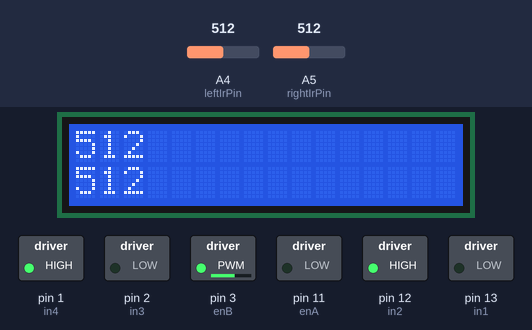
The sketch below on a simulated Arduino Uno, built with avr-gcc and run on an emulated ATmega328P. Shown: 16×2 character LCD, switched loads named in the sketch (green lamp = pin HIGH). The inputs (shaded band) are chosen by the test bench; at power-on: A5 (rightIrPin) = 512, A4 (leftIrPin) = 512.

Above: at 1.2 s.
1.3 s: A5 (rightIrPin) set to 491
At 3.0 s:
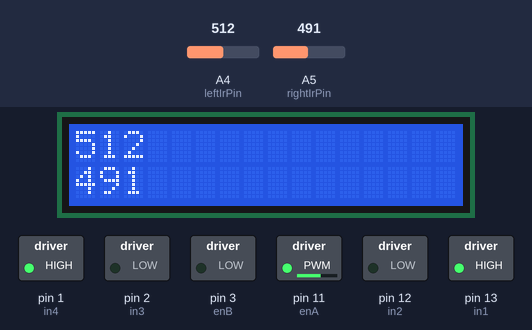
4.3 s: A4 (leftIrPin) set to 490
At 5.1 s:
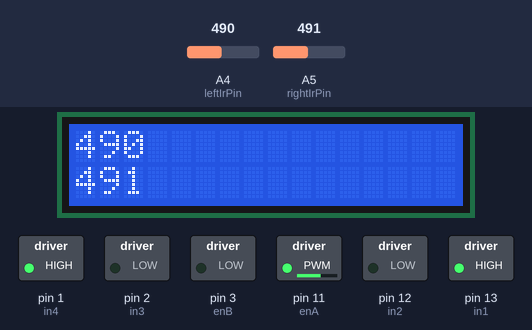
7.3 s: A5 (rightIrPin) set to 510
At 7.8 s:
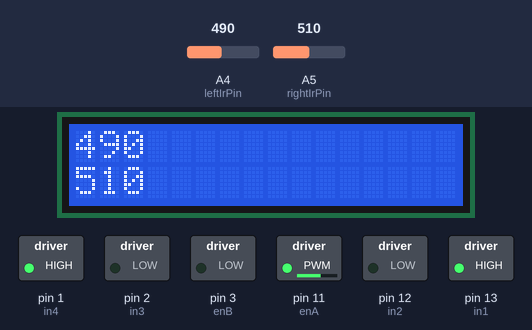
10.3 s: A4 (leftIrPin) set to 510
At 11.8 s:
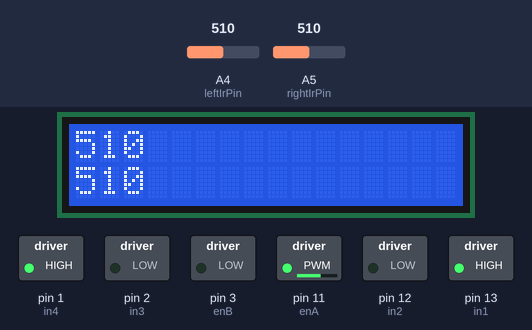
13.3 s: A5 (rightIrPin) set to 490
At 14.6 s:
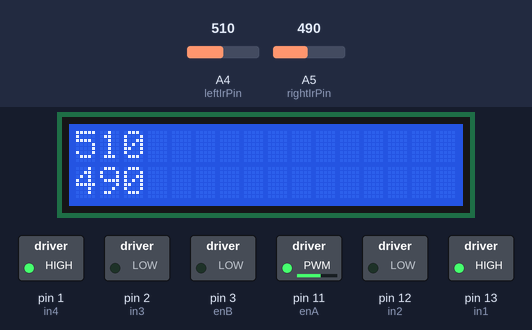
16.3 s: A4 (leftIrPin) set to 442
At 17.3 s:
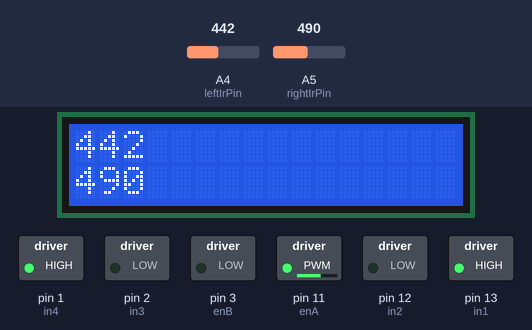
19.3 s: A4 (leftIrPin) set to 414
Timing chart, 0 to 22.3 s (numbered marks = the images above; inputs shaded):
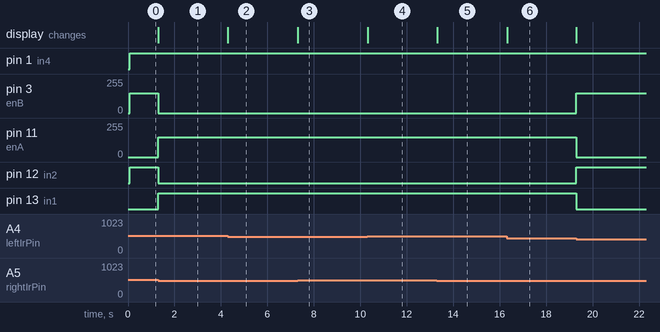

Measured:
- the behaviour switches between 500 and 499 on A5 (rightIrPin) (found by bisection; images 0 and 1)
- after the input at 1.3 s, pin 3 (enB): 150/255 → 0/255 at once; pin 11 (enA): 0/255 → 150/255 at once; pin 12 (in2): HIGH → LOW at once; pin 13 (in1): LOW → HIGH at once; the display: changes at once (image 1)
- after the input at 4.3 s, the display: changes at once (image 2)
- after the input at 7.3 s, the display: changes at once (image 3)
- after the input at 10.3 s, the display: changes at once (image 4)
- after the input at 13.3 s, the display: changes at once (image 5)
- after the input at 16.3 s, the display: changes at once (image 6)
- after the input at 19.3 s, pin 3 (enB): 0/255 → 150/255 at once; pin 11 (enA): 150/255 → 0/255 at once; pin 12 (in2): LOW → HIGH at once; pin 13 (in1): HIGH → LOW at once

The sketch:

Week2_LineFollow.ino
```cpp
#include <LiquidCrystal.h>

#define enA 11  // PWM pin for speed control (left)
#define in1 13  // Input pin 1
#define in2 12  // Input pin 2

#define enB 3  // PWM pin for speed control (right)
#define in3 2  // Input pin 3
#define in4 1  // Input pin 4

const int rightIrPin = A5;  // Right IR sensor on A1 (PC1)
const int leftIrPin = A4;   // Left IR sensor on A2 (PC2)

#define FORWARD 1
#define BACKWARD 0

#define LEFTBLACKTHRES 300
#define LEFTWHITETHRES 700
#define RIGHTBLACKTHRES 500
#define RIGHTWHITETHRES 700

// Initialize the LCD (RS, enable, d4, d5, d6, d7)
LiquidCrystal lcd(8, 9, 4, 5, 6, 7);

unsigned long lastMillis;
int state = 0;

void rotateMotorA(int speed, int direction) {
  speed = constrain(speed, 0, 255);
  analogWrite(enA, speed);
  if (direction == FORWARD) {
    digitalWrite(in1, LOW);
    digitalWrite(in2, HIGH);
  } else if (direction == BACKWARD) {
    digitalWrite(in1, HIGH);
    digitalWrite(in2, LOW);
  }
}

void rotateMotorB(int speed, int direction) {
  speed = constrain(speed, 0, 255);
  analogWrite(enB, speed);
  if (direction == FORWARD) {
    digitalWrite(in4, HIGH);
  } else if (direction == BACKWARD) {
    digitalWrite(in3, HIGH);
    digitalWrite(in4, LOW);
    digitalWrite(in3, LOW);
  }
}

void stopMotors() {
  analogWrite(enA, 0);
  analogWrite(enB, 0);
  digitalWrite(in1, LOW);
  digitalWrite(in2, LOW);
  digitalWrite(in3, LOW);
  digitalWrite(in4, LOW);
}

void setup() {
  lcd.begin(16, 2);
  lcd.clear();
  pinMode(enA, OUTPUT);
  pinMode(in1, OUTPUT);
  pinMode(in2, OUTPUT);
  pinMode(enB, OUTPUT);
  pinMode(in3, OUTPUT);
  pinMode(in4, OUTPUT);

  pinMode(rightIrPin, INPUT);
  pinMode(leftIrPin, INPUT);
  stopMotors();
}

void loop() {
  lcd.clear();
  int leftVal = analogRead(leftIrPin);
  int rightVal = analogRead(rightIrPin);
  lcd.setCursor(0, 0);
  lcd.print(leftVal);
  lcd.setCursor(0, 1);
  lcd.print(rightVal);
  lcd.setCursor(8, 0);

  if (state == 0) {
    rotateMotorA(0, FORWARD);
    rotateMotorB(150, FORWARD);
  } else {
    rotateMotorA(150, BACKWARD);
    rotateMotorB(0, FORWARD);
  }

  if (leftVal < 430) {
    state = 0;
  } else if (rightVal < 500) {
    state = 1;
  }
}
```
